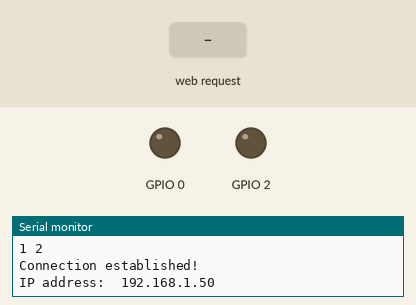
Recording of a sketch running on a simulated ESP8266 (NodeMCU). Shown: output pins drawn as LEDs (lit = HIGH), the last lines printed to the serial monitor. The test bench sets the inputs (shaded band). WiFi joins after 1.5 s; servers stay silent unless stated.

Above: at 3.2 s.
3.3 s: HTTP request GET /ouverture received
At 4.0 s:
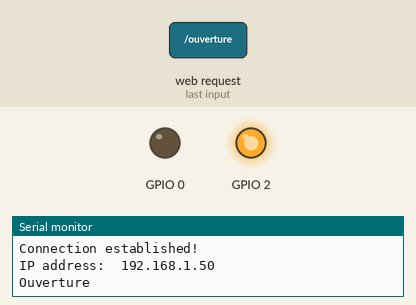
5.8 s: HTTP request GET /fermeture received
At 6.6 s:
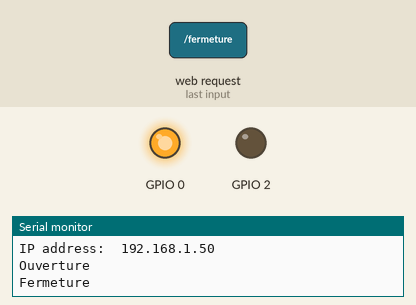
Timing chart, 0 to 8.8 s (numbered marks = the images above; inputs shaded):
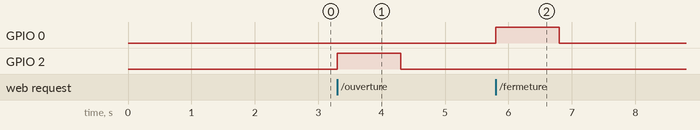

Measured:
- after the input at 3.3 s, GPIO 2: LOW → HIGH at once, → LOW 1.0 s later
- after the input at 5.8 s, GPIO 0: LOW → HIGH at once, → LOW 1.0 s later

The sketch:

ModuleWIfiInit.ino
```cpp
#include <ESP8266WiFi.h>        // Include the Wi-Fi library
#include <ESP8266WebServer.h>

const char* ssid     = "xxx";         // The SSID (name) of the Wi-Fi network you want to connect to
const char* password = "xxx";     // The password of the Wi-Fi network

ESP8266WebServer server(80);

void ouvre(){
  server.send(200, "text/html", "Ouverture");
  Serial.println("Ouverture");
  digitalWrite(2, HIGH);   // turn the GPIO2 high
  delay(1000);              // wait for a second
  digitalWrite(2, LOW);    // turn the GPIO2 low
  delay(1000);              // wait for a second
}
void ferme(){
  server.send(200, "text/html", "Fermeture");
  Serial.println("Fermeture");
  digitalWrite(0, HIGH);   // turn the GPIO0 high
  delay(1000);              // wait for a second
  digitalWrite(0, LOW);    // turn the GPIO0 high
  delay(1000);              // wait for a second
}

void setup() {
  pinMode(2, OUTPUT);
  pinMode(0, OUTPUT);
  Serial.begin(115200);         // Start the Serial communication to send messages to the computer
  delay(10);
  Serial.println('\n');

  WiFi.begin(ssid, password);             // Connect to the network
  Serial.print("Connecting to ");
  Serial.print(ssid); Serial.println(" ...");

  int i = 0;
  while (WiFi.status() != WL_CONNECTED) { // Wait for the Wi-Fi to connect
    delay(1000);
    Serial.print(++i); Serial.print(' ');
  }

  Serial.println('\n');
  Serial.println("Connection established!");
  Serial.print("IP address:\t");
  Serial.println(WiFi.localIP());         // Send the IP address of the ESP8266 to the computer

  server.on("/ouverture", HTTP_GET, ouvre);
  server.on("/fermeture", HTTP_GET, ferme);
  server.begin();
}

void loop() {
  server.handleClient();
}
```
